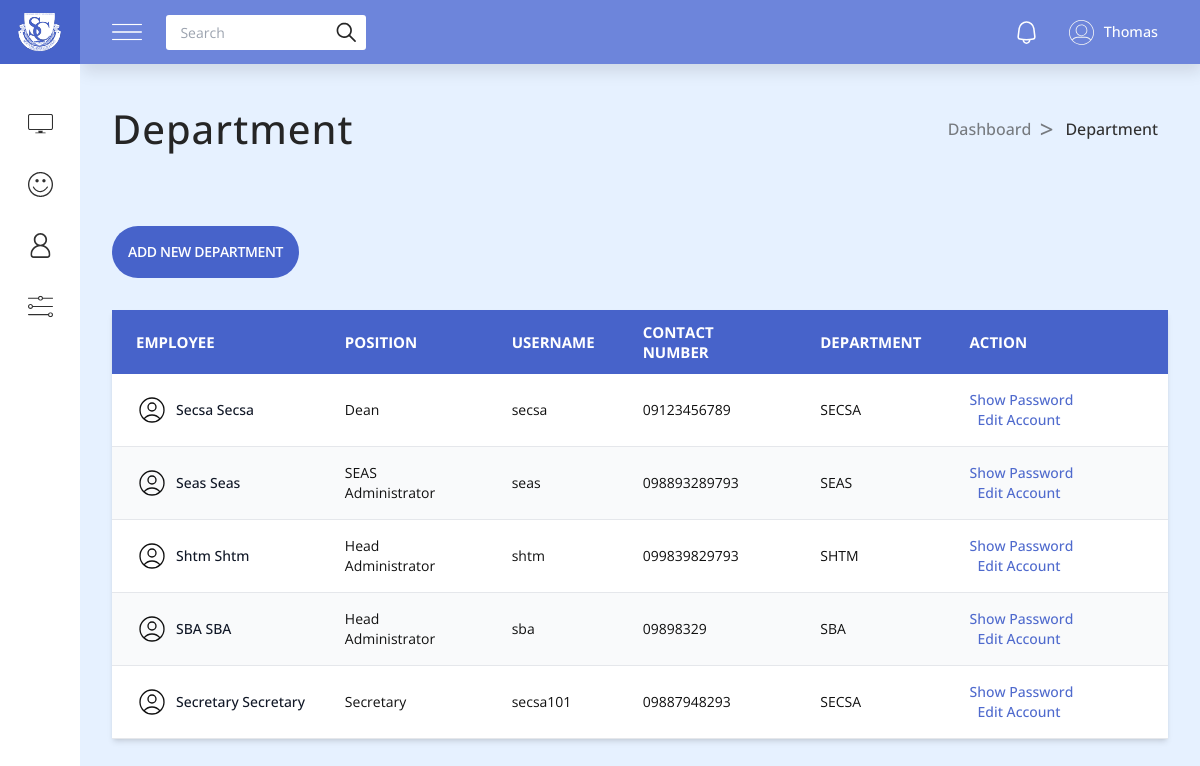
The page /admin/department_sect.php (signed in) on the database as committed earlier.
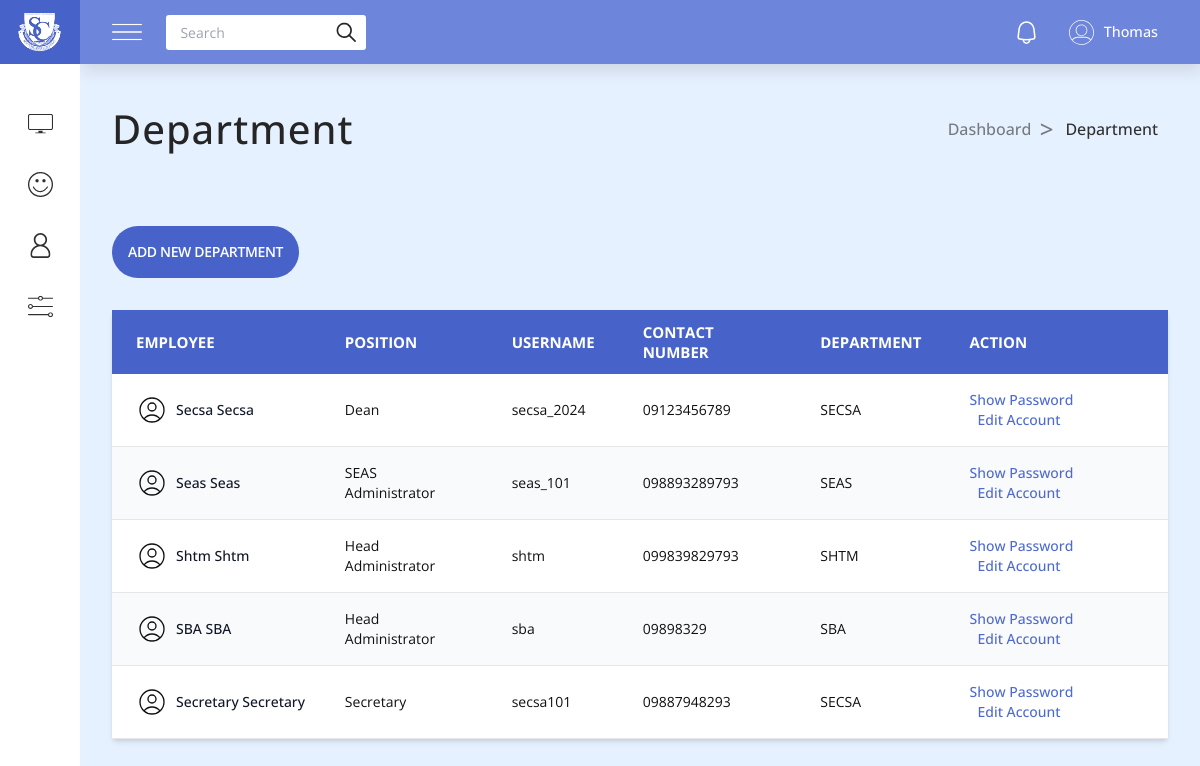
The same page on the database as committed later.
### tables this page shows
CREATE TABLE `department_tbl` (
  `department_id` int(11) NOT NULL,
  `username` varchar(255) NOT NULL,
  `password` varchar(255) NOT NULL,
  `fname` varchar(255) NOT NULL,
  `lname` varchar(255) NOT NULL,
  `contact` varchar(255) NOT NULL,
  `position` varchar(255) NOT NULL,
  `department` varchar(255) NOT NULL
);

### admin/department_sect.php (the view, shortened to what this page needs)
<?php
include('includes/query.php');
$sql = "SELECT * FROM department_tbl";
$result = mysqli_query($conn, $sql) or die(mysqli_error($conn));
$rows = mysqli_fetch_all($result, MYSQLI_ASSOC);
?>
<!DOCTYPE html>
<html lang="en">
<head>
    <link rel="stylesheet" href="styles/nav.css" />
    <link rel="stylesheet" href="styles/main.css">
    <script src="https://cdn.tailwindcss.com"></script>
</head>
<body class="flex flex-col min-[950px]:flex-row">
    <?php require 'partials/aside.php' ?>
    <?php require 'partials/nav.php' ?>
    <section class="section">
        <div class="section-title">
            <h1>Department</h1>
            <div class="breadcrumbs">
                <a href="./index.php">Dashboard</a>
                <a href="./department_sect.php">Department</a>
            </div>
        </div>
        <?php if ($rows != null && is_array($rows) && count($rows) > 0) : ?>
            <div class="w-full">
                <div class="py-8">
                    <button id="modal_btn" class="text-sm font-semibold uppercase tracking-tight text-white bg-[#4763ca] py-4 px-4 rounded-full hover:opacity-95">Add New Department</button>
                </div>
                <div class="relative overflow-x-auto shadow-md">
                    <table class="w-full text-sm text-left text-gray table-auto">
                        <thead class="text-[15px] text-white uppercase bg-[#4763ca]">
                            <tr>
                                <th scope="col" class="px-6 py-3">Employee</th>
                                <th scope="col" class="px-6 py-3">Position</th>
                                <th scope="col" class="px-6 py-3">Username</th>
                                <th scope="col" class="px-6 py-3">Contact Number</th>
                                <th scope="col" class="px-6 py-3">Department</th>
                                <th scope="col" class="px-6 py-3">Action</th>
                            </tr>
                        </thead>
                        <tbody>
                            <?php foreach ($rows as $row) : ?>
                                <tr class="odd:bg-white even:bg-gray-50 border-b">
                                    <td scope="row" class="px-6 py-4 font-medium text-gray-900 whitespace-nowrap">
                                        <div class="flex items-center gap-2">
                                            <img class="w-8 h-8 object-contain object-center aspect-square" src="/HRMS/admin/images/profile-black.svg" alt="photo">
                                            <span><?= $row['fname'] . " " .  $row['lname'] ?></span>
                                        </div>
                                    </td>
                                    <td class="px-6 py-4">
                                        <?= $row['position'] ?>
                                    </td>
                                    <td class="px-6 py-4">
                                        <?= $row['username'] ?>
                                    </td>
                                    <td class="px-6 py-4">
                                        <?= $row['contact'] ?>
                                    </td>
                                    <td class="px-6 py-4">
                                        <?= $row['department'] ?>
                                    </td>
                                    <td class="actions px-6 py-4 space-x-2">
                                        <button data-department-id="<?= $row['department_id'] ?>" class="show_password_btn font-medium text-[#4f6acd]  hover:underline whitespace-nowrap">Show Password</button>
                                        <button data-department-id="<?= $row['department_id'] ?>" class="edit_department_btn font-medium text-[#4f6acd]  hover:underline whitespace-nowrap">Edit Account</button>
                                    </td>
                                </tr>
                            <?php endforeach; ?>
                        </tbody>
                    </table>
                </div>
            </div>
        <?php endif; ?>
    </section>
</body>
</html>

Rows that differ between the two databases and show on the page:
changed department_tbl "Secsa": username "secsa" → "secsa_2024"
changed department_tbl "Seas": username "seas" → "seas_101"
